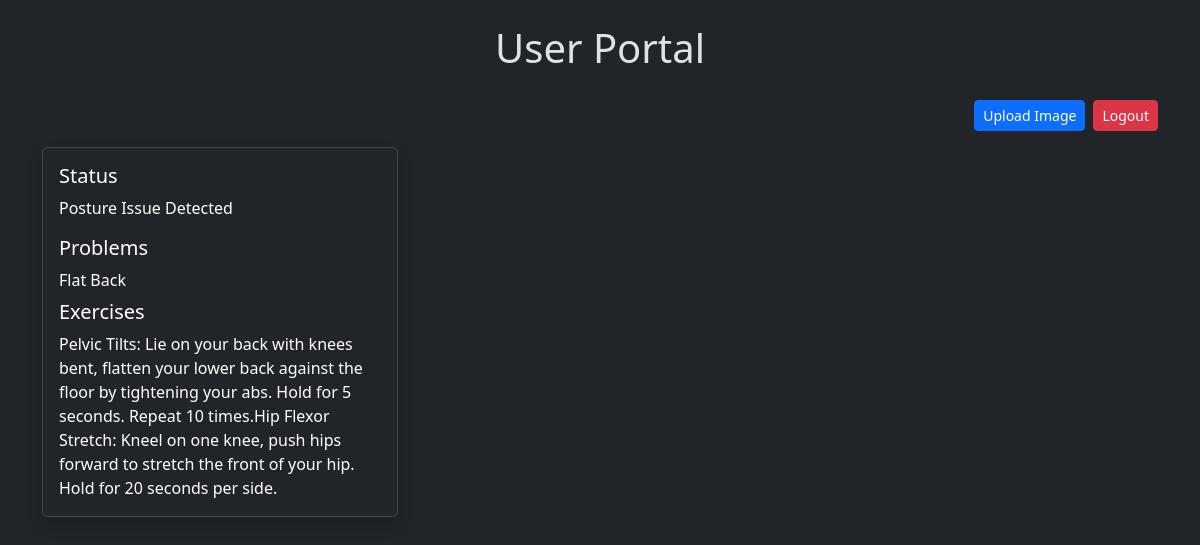
The app's page /result/ (signed in), older data.
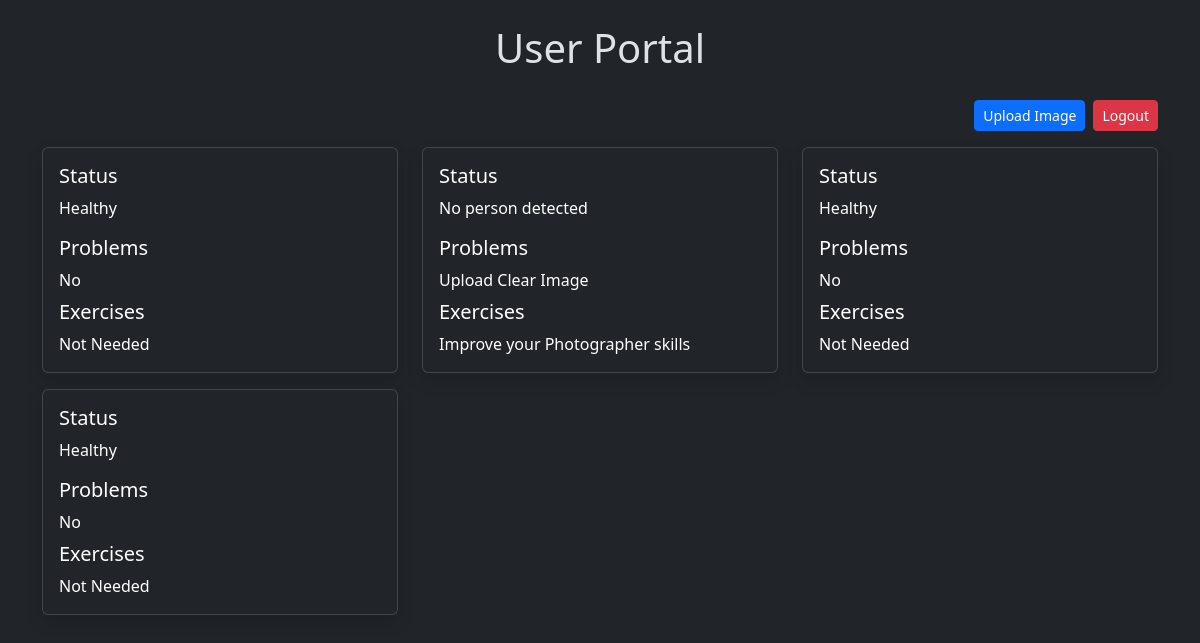
The same page, newer data.
### user/models.py (models this page shows, shortened)
class Image(models.Model):
    status = models.CharField(max_length=100,blank=True)
    problems = models.CharField(max_length=100,blank=True)
    exercises = models.CharField(max_length=1000,blank=True)
    user = models.ForeignKey(User,on_delete=models.CASCADE,related_name='image')
    image = models.ImageField(upload_to='photos/',blank=True)
    created_at = models.DateTimeField(auto_now_add=True)
    updated_at = models.DateTimeField(auto_now=True)

### PoseApp/views.py (the view)
# urls.py: path('result/', views.result,name='home'),
@login_required
def result(request):
    images = Image.objects.filter(user=request.user)
    return render(request,"Home/home.html",{"images":images})

### Templates/Home/home.html (shortened to what this page needs)
{% extends "layout.html" %}
{% block content %}
<h1 class="text-center mb-1">User Portal</h1>
<div class="d-flex justify-content-end gap-2 align-items-center mb-3">
    <a href="{% url 'upload' %}">
        <button class="btn btn-primary mt-4 btn-sm" type="submit">Upload Image</button>
    </a>
    {% if user.is_authenticated %}
        <form action="{% url 'logout' %}" method="post">
            <button class="btn btn-danger mt-4 btn-sm" type="submit">Logout</button>
        </form>
    {% endif %}
</div>
{% if images %}
    <div class="row">
    {% for image in images %}
        <div class="col-md-4 mb-3 d-flex">
            <div class="card text-white bg-dark shadow h-100 w-100">
                <div class="card-body">
                    <h5 class="card-title">Status</h5>
                    <p class="card-text">{{ image.status }}</p>
                    <h5 class="card-title">Problems</h5>
                    <ul class="list-group list-group-flush">
                        {{ image.problems }}
                    </ul>
                    <h5 class="card-title mt-2">Exercises</h5>
                    <ul class="list-group list-group-flush">
                        {{ image.exercises }}
                    </ul>
                </div>
            </div>
        </div>
    {% endfor %}
</div>
{% endif %}
{% endblock %}

### Templates/layout.html (shortened to what this page needs)
{% load static %}
<!DOCTYPE html>
<html lang="en" data-bs-theme="dark">
<head>
    <link href="https://cdn.jsdelivr.net/npm/bootstrap@5.3.5/dist/css/bootstrap.min.css"
    rel="stylesheet">
</head>
<body>
    <div class="container mt-4">
        {% block content %}{% endblock %}
    </div>
</body>
</html>

Row changes from the older to the newer data that the page shows:
removed Image: status "Posture Issue Detected", problems "Flat Back", exercises "Pelvic Tilts: Lie on your back with knees bent, flatten your lower back against the floor by tightening your abs. Hold for 5 seconds. Repeat 10 times.Hip Flexor Stretch: Kneel on one knee, push hips forward to stretch the front of your hip. Hold for 20 seconds per side."
added Image: status "Healthy", problems "No", exercises "Not Needed"
added Image: status "No person detected", problems "Upload Clear Image", exercises "Improve your Photographer skills"
added Image: status "Healthy", problems "No", exercises "Not Needed"
added Image: status "Healthy", problems "No", exercises "Not Needed"
